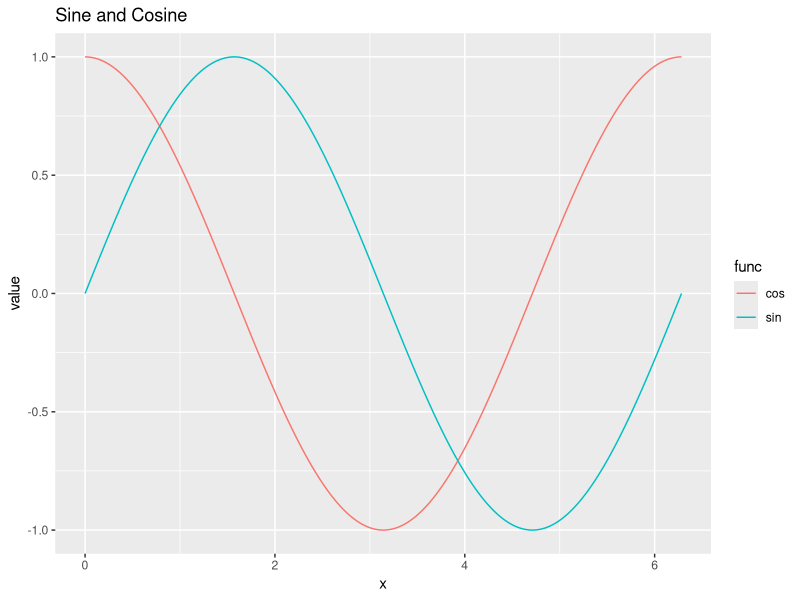
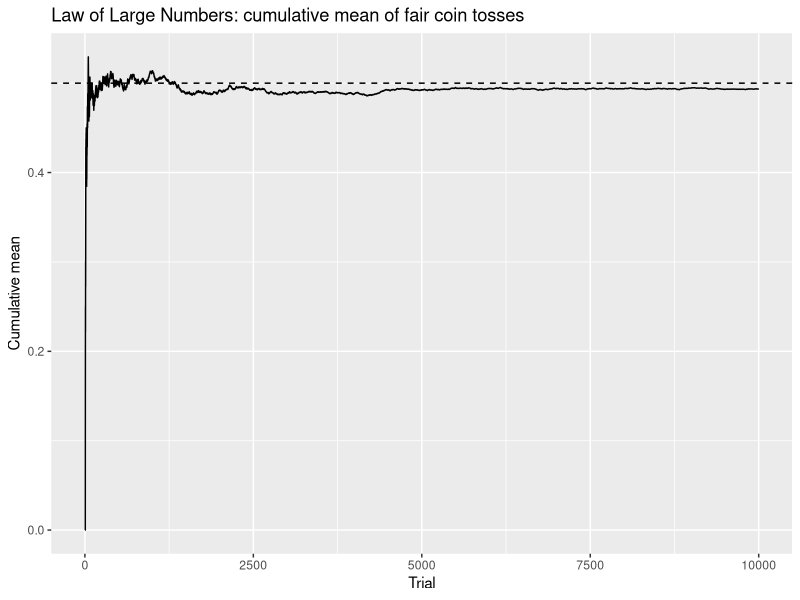
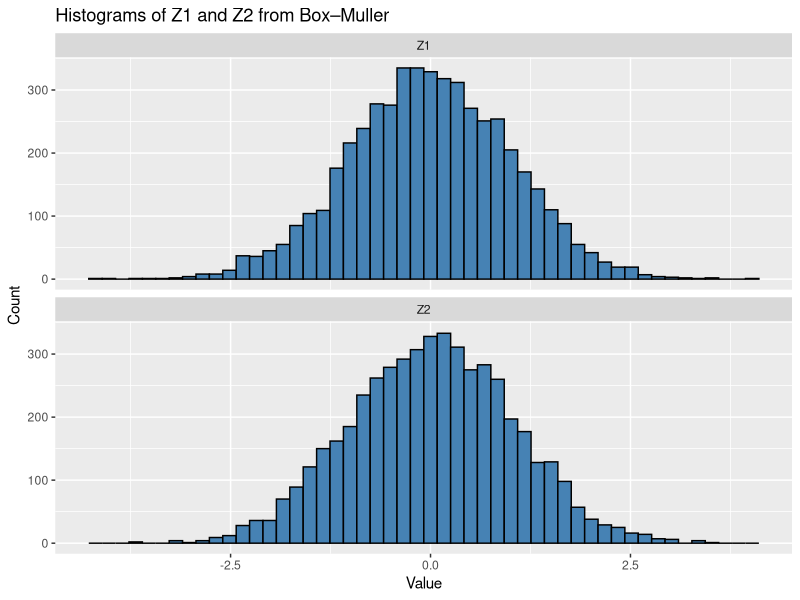

Reproduce these figures in R, in order.

#Q1
A <- matrix(c(3,5,0,2), nrow=2, ncol=2)
B <- matrix(c(1,4,4,7), nrow=2, ncol=2)

#(a) A+B
A + B

#(b) A-B
A - B

#(c) AB (matrix multiplication)
A %*% B

#(d) A(B^-1)
A %*% solve(B)

#(e) A/B  # MATLAB-style right division: A * inv(B)
A %*% solve(B)

#(f) A\B  # MATLAB-style left division: inv(A) * B
solve(A) %*% B

#(g) A.*B  # element-wise multiplication
A * B

#(h) A./B  # element-wise division
A / B


#Q2
C <- matrix(c(1,2,1,4,4,6,3,13,3,8,4,15,7,3,5,15), nrow=4, ncol=4)

# Show rank of C using QR decomposition
qr(C)$rank

# Why is the rank of C not 4?
# Because C is singular: det(C) = 0 and the smallest singular value is ~0, so the columns are linearly dependent; specifically c2 + c3 = 7*c1, giving rank 3.

#Q3
D <- matrix(c(1,2,1,4,4,6,3,1,3,8,4,7,7,3,5,6), nrow=4, ncol=4)
d <- matrix(c(14,8,10,18), nrow=4, ncol=1)

# Solve the system Dx = d
solve(D, d)


#Q4
# Generate E: 4x4 matrix of uniform random numbers and compute trace and determinant
set.seed(6372)
E <- matrix(runif(16), nrow = 4, ncol = 4)
# Trace of E
sum(diag(E))
# Determinant of E
det(E)

# Verify eigenvalue relations: product(eigenvalues) == determinant, sum(eigenvalues) == trace
ev <- eigen(E)$values
prod_ev <- prod(ev)
sum_ev <- sum(ev)
detE <- det(E)
trE <- sum(diag(E))
# Compare (coerce determinant/trace to complex to match eigenvalue mode)
prod_equal <- all.equal(prod_ev, as.complex(detE))
sum_equal <- all.equal(sum_ev, as.complex(trE))

# Print results
ev
prod_ev
as.complex(detE)
prod_equal
sum_ev
as.complex(trE)
sum_equal


#Q5
# Generate vectors x, y, z
x <- seq(-6, 121, by = 1)
x
y <- seq(-6, 120, by = 2)
y
z <- 2^(1:7)
z


#Q6
# Create a 5x6 matrix F and assign values using for/if/else if/else
F <- matrix(0, nrow = 5, ncol = 6)
for(i in 1:nrow(F)){
  for(j in 1:ncol(F)){
    if(i == j){
      F[i,j] <- -8
    } else if(abs(i - j) == 1){
      F[i,j] <- 3
    } else {
      F[i,j] <- 0
    }
  }
}

# Show F
F


#Q7
# Plot sine and cosine using ggplot
x_sc <- seq(0, 2 * pi, length.out = 400)
df_sc <- data.frame(
  x = rep(x_sc, times = 2),
  value = c(sin(x_sc), cos(x_sc)),
  func = rep(c("sin", "cos"), each = length(x_sc))
)
library(ggplot2)
ggplot(df_sc, aes(x = x, y = value, color = func)) +
  geom_line() +
  labs(title = "Sine and Cosine", x = "x", y = "value")

#Q8
# Simulate tossing a biased coin with P(heads)=0.4 using Bernoulli trials
set.seed(7321)
p <- 0.4
N <- 1000
# simulate via uniform draws (Bernoulli): 1=heads, 0=tails
tosses <- as.numeric(runif(N) < p)
# sample mean
sample_mean <- mean(tosses)
# show results
sample_mean


#Q9
# Demonstrate the Law of Large Numbers with fair coin tosses (p = 0.5)
set.seed(8427)
N_lln <- 10000
# 1 = heads, 0 = tails
tosses_fair <- rbinom(N_lln, size = 1, prob = 0.5)
# cumulative sample mean
cummean <- cumsum(tosses_fair) / seq_len(N_lln)
# prepare data frame for plotting
df_lln <- data.frame(trial = seq_len(N_lln), cummean = cummean)
# plot showing convergence toward 0.5
library(ggplot2)
ggplot(df_lln, aes(x = trial, y = cummean)) +
  geom_line() +
  geom_hline(yintercept = 0.5, linetype = "dashed") +
  labs(title = "Law of Large Numbers: cumulative mean of fair coin tosses",
       x = "Trial",
       y = "Cumulative mean")


#Q10
# Generate a Binomial(50, 0.2) random variable using uniform draws
set.seed(2917)
n_bin <- 50
p_bin <- 0.2
# one Binomial draw as sum of Bernoulli trials via uniforms
X_bin <- sum(runif(n_bin) < p_bin)
X_bin


#Q11
# Simulate a discrete random variable X with P(X=1)=0.35, P(X=2)=0.15, P(X=3)=0.4, P(X=4)=0.1 using a uniform draw
set.seed(4891)
u <- runif(1)
if (u < 0.35) {
  X <- 1
} else if (u < 0.35 + 0.15) {
  X <- 2
} else if (u < 0.35 + 0.15 + 0.4) {
  X <- 3
} else {
  X <- 4
}
# show simulated value
X


#Q12
# Simulate an Exponential(1) random variable using inverse transform of a uniform(0,1)
set.seed(7391)
U_exp <- runif(1)
X_exp <- -log(U_exp)
# show simulated exponential draw
X_exp


#Q13
# Generate 5000 pairs of independent standard Normal(0,1) variables via Box-Muller using uniforms and plot histograms
set.seed(5460)
n_pairs <- 5000
u1 <- runif(n_pairs)
u2 <- runif(n_pairs)
z1 <- sqrt(-2 * log(u1)) * cos(2 * pi * u2)
z2 <- sqrt(-2 * log(u1)) * sin(2 * pi * u2)
# combined data frame for plotting
library(ggplot2)
df_norm <- data.frame(value = c(z1, z2), var = rep(c("Z1", "Z2"), each = n_pairs))
# plot separate histograms for Z1 and Z2
ggplot(df_norm, aes(x = value)) +
  geom_histogram(bins = 50, fill = "steelblue", color = "black") +
  facet_wrap(~var, ncol = 1) +
  labs(title = "Histograms of Z1 and Z2 from Box–Muller", x = "Value", y = "Count")
